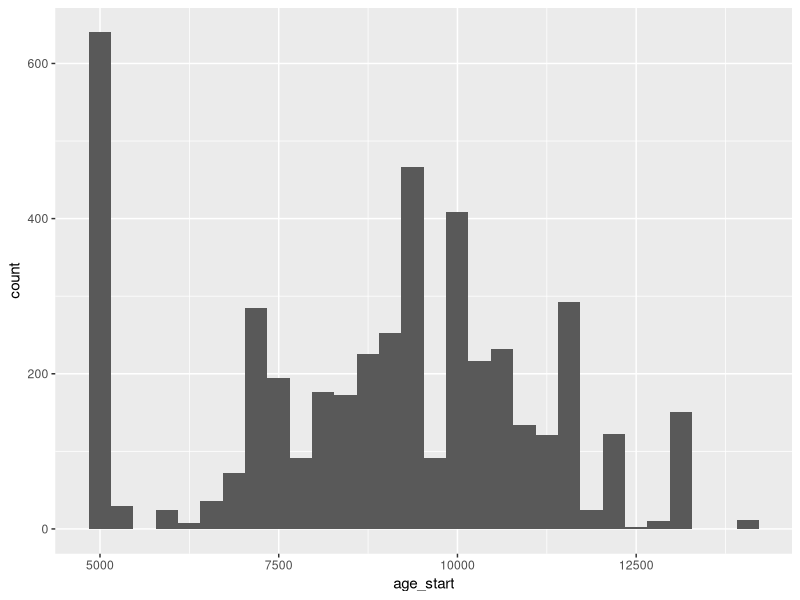

This figure's R source:
## ---- chunk 1
library(tidyverse)
library(praise)
library(sf)
library(rnaturalearth)
library(gganimate)
## ---- chunk 2
crops <- readr::read_csv("founder_crops.csv")
## ---- chunk 3
crops %>%
  ggplot(aes(x = age_start)) + 
  geom_histogram()
## ---- chunk 4
#| fig.cap: Points indicate the existence of founder crops in the region of the Middle East based on the number of years since 1950.
#| fig.alt: A zoomed in map of the middle east, roughly where Turkey, Syria, Iraq, Iran, Jordan, and Saudia Arabia are now situated. Points indicate where founder crops of fruits and nuts, grasses, pulses, and wild plants have been found in that area.  The plot starts 14211 years before 1950 and animates through the years until the most recent year at 1850 years before 1950.

world <- ne_countries(scale = "medium", returnclass = "sf") |>
  filter(subregion != "Antarctica")

p <- crops %>%
  filter(!is.na(category)) %>%
  droplevels() %>%
  #filter(age_start > date, age_end < date) %>%
  ggplot() +
  geom_sf(data = world) +
  geom_jitter(mapping = aes(x = longitude,
                           y = latitude,
                           colour = category),
             size = 3) +
  coord_sf(xlim = c(30.0, 48.6),
           ylim = c(29.8, 39.9),
           expand = FALSE) +
  labs(x = "",
       y = "") +
  theme_minimal(base_size = 16) + 
  transition_events(start = -age_start,
                    end = -age_end,
                    enter_length = 100,
                    exit_length = 100) +
  labs(title = 'Neolithic founder crops \nyears since 1950: {as.integer(-frame_time)}' )

animate(p, start_pause = 15, end_pause = 15)
